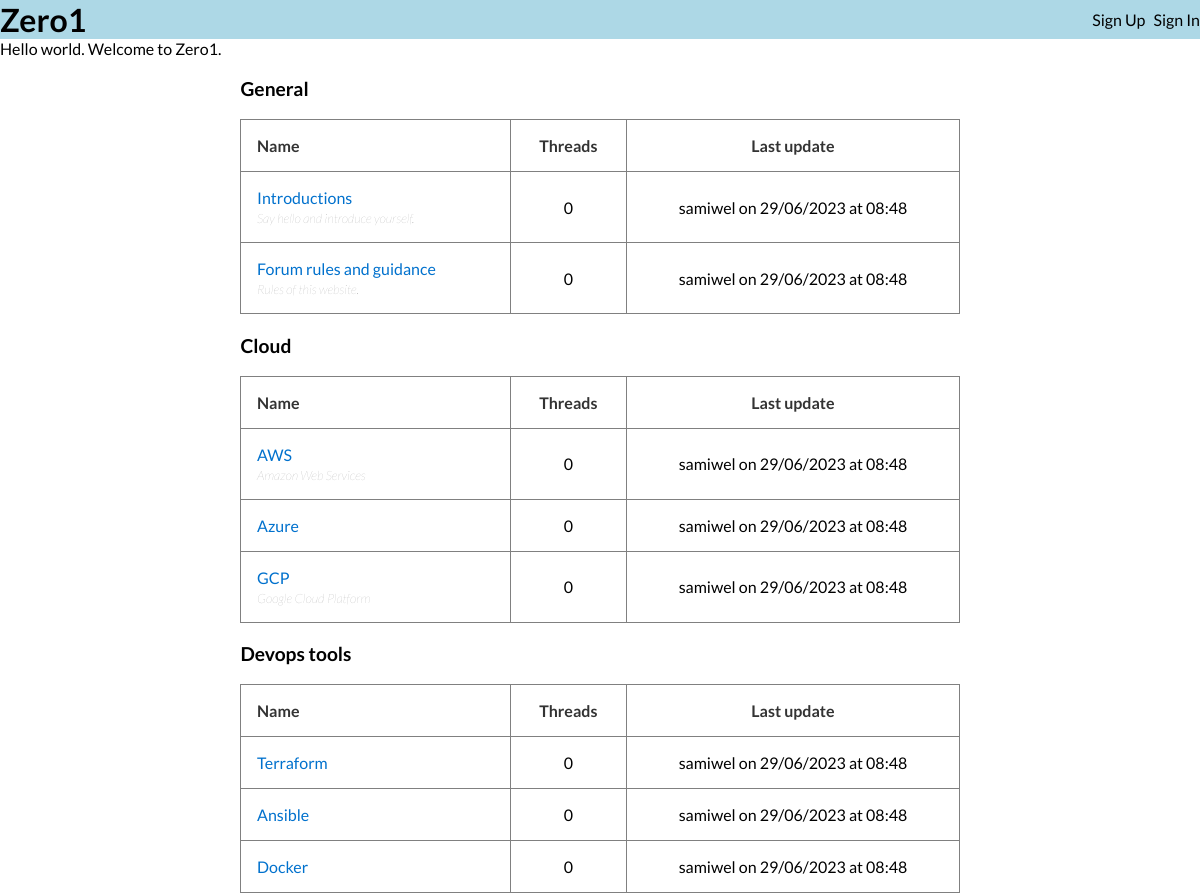
Before: / with the older database file.
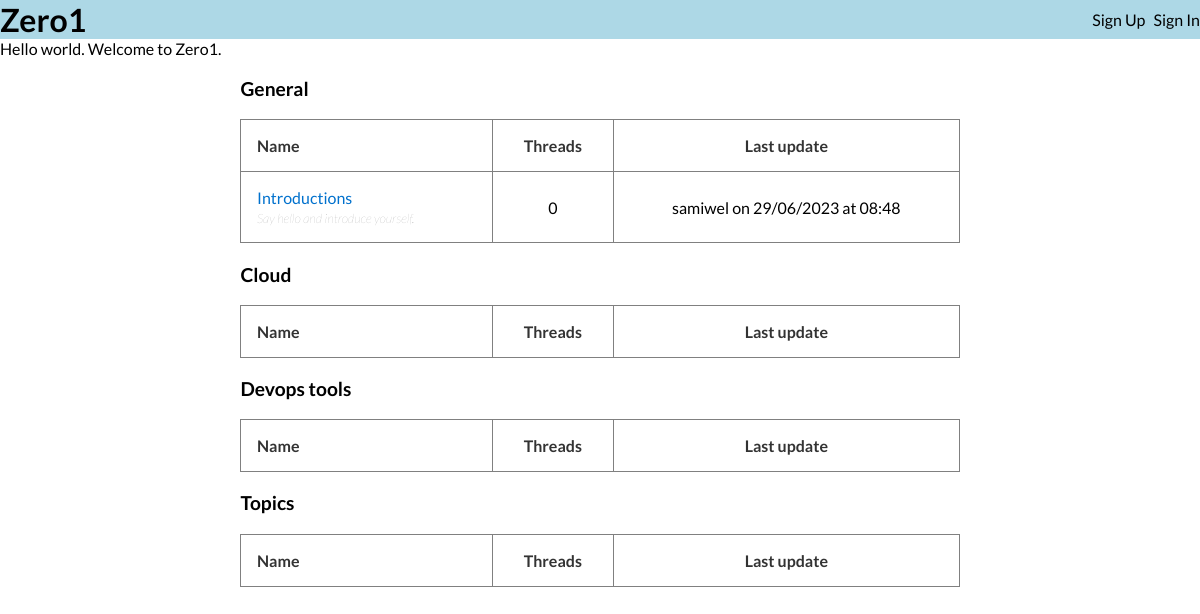
After: the same page with the newer database file.
### models.py (models this page shows)
class Category(db.Model):
    id = db.Column(db.Integer, primary_key=True)
    name = db.Column(db.String(80), unique=True, nullable=False)

class Forum(db.Model):
    id = db.Column(db.Integer, primary_key=True)
    name = db.Column(db.String(100), unique=True, nullable=False)
    description = db.Column(db.String(100), unique=False, nullable=True)
    category_id = db.Column(db.Integer, db.ForeignKey('category.id'),
                            nullable=False)
    category = db.relationship('Category',
                               backref=db.backref('forums', lazy=True))

### app.py (the view)
@app.route("/")
def index():
    data = []
    categories = db.session.query(Category).all()
    for category in categories:
        forums = Forum.query.filter(Forum.category == category).all()
        data.append({
            'category': category.name,
            'forums': [
                {
                    'name': f.name,
                    'description': f.description,
                    'threads': 0,
                    'latest': {
                        'user': 'samiwel',
                        'timestamp': datetime.datetime.utcnow()
                    }
                } for f in forums
            ]
        })
    return render_template("page.html", sitename='Zero1', data=data)

### templates/page.html
{% extends 'layout.html' %}
{% block body %}
    Hello world. Welcome to {{ sitename }}.
    <div class="container">
        <table>
            <tbody>
        {% for group in data %}
            <tr class="section"><td colspan="3">{{ group.category | capitalize }}</td></tr>
                <tr class="thead">
                    <td class="th">Name</td>
                    <td class="th">Threads</td>
                    <td class="th">Last update</td>
                </tr>
                {% for forum in group.forums %}
                    <tr>
                        <td><a href="#">{{ forum.name }}</a>{% if forum.description %}<br/>
                            <span class="description">{{ forum.description }}</span>{% endif %}</td>
                        <td>{{ forum.threads }}</td>
                        <td>{{ forum.latest.user }} on {{ forum.latest.timestamp.strftime('%d/%m/%Y') }}
                            at {{ forum.latest.timestamp.strftime('%H:%M') }}</td>
                    </tr>
                {% endfor %}
        {% endfor %}
            </tbody>
        </table>
    </div>
{% endblock %}

### templates/layout.html (shortened to what this page needs)
<!doctype html>
<html lang="en">
<head>
    <link rel="stylesheet" href={{ url_for('static', filename='styles.css') }} />
</head>
<body>
{% include 'header.html' %}
{% block body %}layout.html{% endblock %}
</body>
</html>

### templates/header.html
<header>
<h1>Zero1</h1>
<nav>
    <ul>
        <li>Sign Up</li>
        <li>Sign In</li>
    </ul>
</nav>
</header>

### static/styles.css (style rules this page uses)
* { margin: 0; padding: 0; font-family: 'Lato', sans-serif; }
a, a:visited { color: #0071cd; text-decoration: none; }
.description { color: grey; font-style: italic; font-weight: lighter; font-size: 0.8em; }
.container { width: 60vw; margin: 0 auto; }
table { border-collapse: collapse; width: 100%; }
td, th { border: 1px solid grey; padding: 1em; }
tr.section { font-size: 1.2em; font-weight: bolder; }
tr.section td { border: none; padding: 1em 0; }
tr.thead td.th { font-weight: bold; color: #333; }
td:not(:first-of-type), th:not(:first-of-type) { text-align: center; }
header { width: 100%; background: lightblue; display: flex; justify-content: space-between; align-items: center; }
header nav ul { display: flex; gap: 8px; list-style: none; }

Changed rows visible on the page:
removed Forum: name "Forum rules and guidance", description "Rules of this website.", threads "0", latest.user "samiwel", latest.timestamp "29/06/2023", latest.timestamp "08:48", shown under Category "General"
removed Forum: name "AWS", description "Amazon Web Services", threads "0", latest.user "samiwel", latest.timestamp "29/06/2023", latest.timestamp "08:48", shown under Category "Cloud"
removed Forum: name "Azure", threads "0", latest.user "samiwel", latest.timestamp "29/06/2023", latest.timestamp "08:48", shown under Category "Cloud"
removed Forum: name "GCP", description "Google Cloud Platform", threads "0", latest.user "samiwel", latest.timestamp "29/06/2023", latest.timestamp "08:48", shown under Category "Cloud"
removed Forum: name "Terraform", threads "0", latest.user "samiwel", latest.timestamp "29/06/2023", latest.timestamp "08:48", shown under Category "Devops tools"
removed Forum: name "Ansible", threads "0", latest.user "samiwel", latest.timestamp "29/06/2023", latest.timestamp "08:48", shown under Category "Devops tools"
removed Forum: name "Docker", threads "0", latest.user "samiwel", latest.timestamp "29/06/2023", latest.timestamp "08:48", shown under Category "Devops tools"
added Category: category "Topics"
